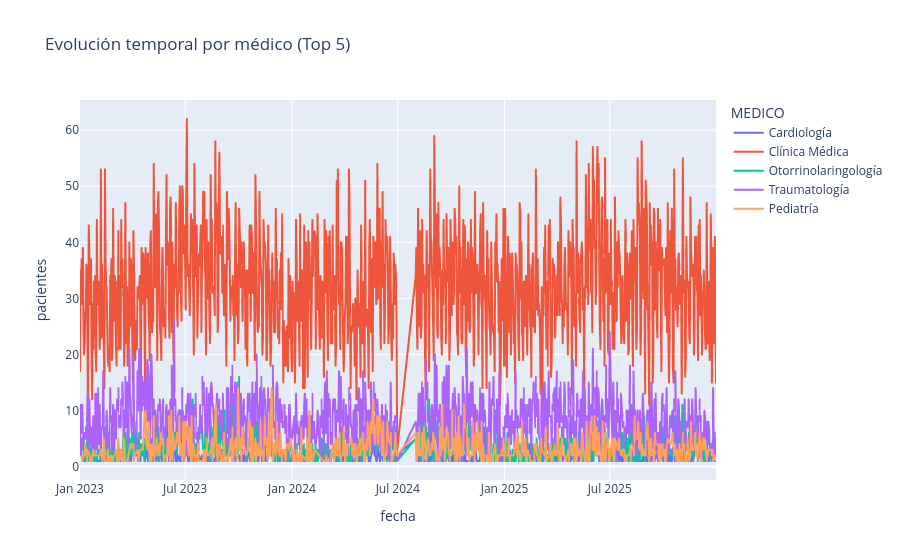

The code cell stored with this chart in its notebook:
### Code cell
med_ts = (
    df.groupby(["fecha", "MEDICO"])
    .size()
    .reset_index(name="pacientes")
)

top_med = (
    df["MEDICO"]
    .value_counts()
    .head(5)
    .index
)

med_ts = med_ts[med_ts["MEDICO"].isin(top_med)]

fig = px.line(
    med_ts,
    x="fecha",
    y="pacientes",
    color="MEDICO",
    title="Evolución temporal por médico (Top 5)"
)

fig.show()

### Figure 1 — Plotly figure (JSON) as saved in the notebook; plotly's stock layout.template omitted (floating-point values rounded to 4 significant figures; data arrays with more than 128 entries replaced by an {"elided": "..."} marker saying what was removed)
{"data": [{"hovertemplate": "MEDICO=Cardiología<br>fecha=%{x}<br>pacientes=%{y}<extra></extra>", "legendgroup": "Cardiología", "line": {"color": "#636efa", "dash": "solid"}, "marker": {"symbol": "circle"}, "mode": "lines", "name": "Cardiología", "showlegend": true, "type": "scattergl", "x": {"elided": "802 str values"}, "xaxis": "x", "y": {"elided": "802 int values"}, "yaxis": "y"}, {"hovertemplate": "MEDICO=Clínica Médica<br>fecha=%{x}<br>pacientes=%{y}<extra></extra>", "legendgroup": "Clínica Médica", "line": {"color": "#EF553B", "dash": "solid"}, "marker": {"symbol": "circle"}, "mode": "lines", "name": "Clínica Médica", "showlegend": true, "type": "scattergl", "x": {"elided": "1065 str values"}, "xaxis": "x", "y": {"elided": "1065 int values"}, "yaxis": "y"}, {"hovertemplate": "MEDICO=Otorrinolaringología<br>fecha=%{x}<br>pacientes=%{y}<extra></extra>", "legendgroup": "Otorrinolaringología", "line": {"color": "#00cc96", "dash": "solid"}, "marker": {"symbol": "circle"}, "mode": "lines", "name": "Otorrinolaringología", "showlegend": true, "type": "scattergl", "x": {"elided": "1013 str values"}, "xaxis": "x", "y": {"elided": "1013 int values"}, "yaxis": "y"}, {"hovertemplate": "MEDICO=Traumatología<br>fecha=%{x}<br>pacientes=%{y}<extra></extra>", "legendgroup": "Traumatología", "line": {"color": "#ab63fa", "dash": "solid"}, "marker": {"symbol": "circle"}, "mode": "lines", "name": "Traumatología", "showlegend": true, "type": "scattergl", "x": {"elided": "1062 str values"}, "xaxis": "x", "y": {"elided": "1062 int values"}, "yaxis": "y"}, {"hovertemplate": "MEDICO=Pediatría<br>fecha=%{x}<br>pacientes=%{y}<extra></extra>", "legendgroup": "Pediatría", "line": {"color": "#FFA15A", "dash": "solid"}, "marker": {"symbol": "circle"}, "mode": "lines", "name": "Pediatría", "showlegend": true, "type": "scattergl", "x": {"elided": "720 str values"}, "xaxis": "x", "y": {"elided": "720 int values"}, "yaxis": "y"}], "layout": {"legend": {"title": {"text": "MEDICO"}, "tracegroupgap": 0}, "title": {"text": "Evolución temporal por médico (Top 5)"}, "xaxis": {"anchor": "y", "domain": [0, 1], "title": {"text": "fecha"}}, "yaxis": {"anchor": "x", "domain": [0, 1], "title": {"text": "pacientes"}}}}
